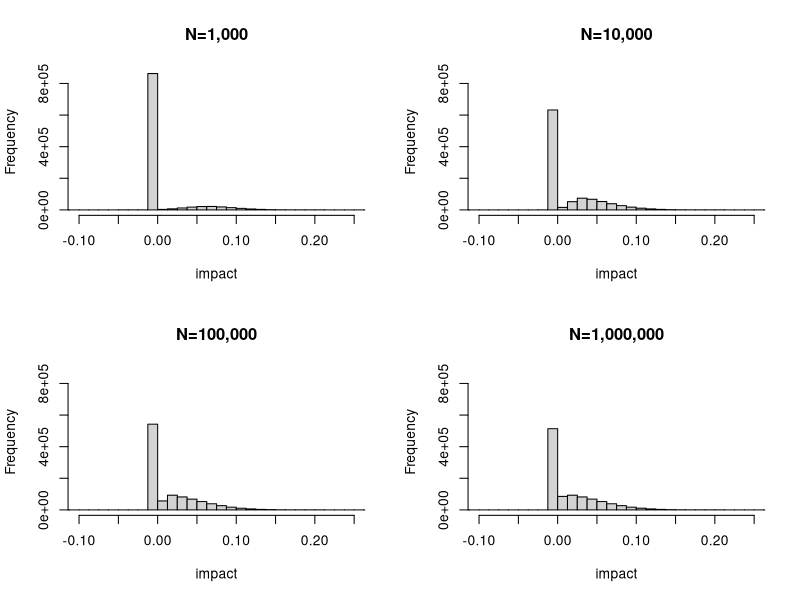
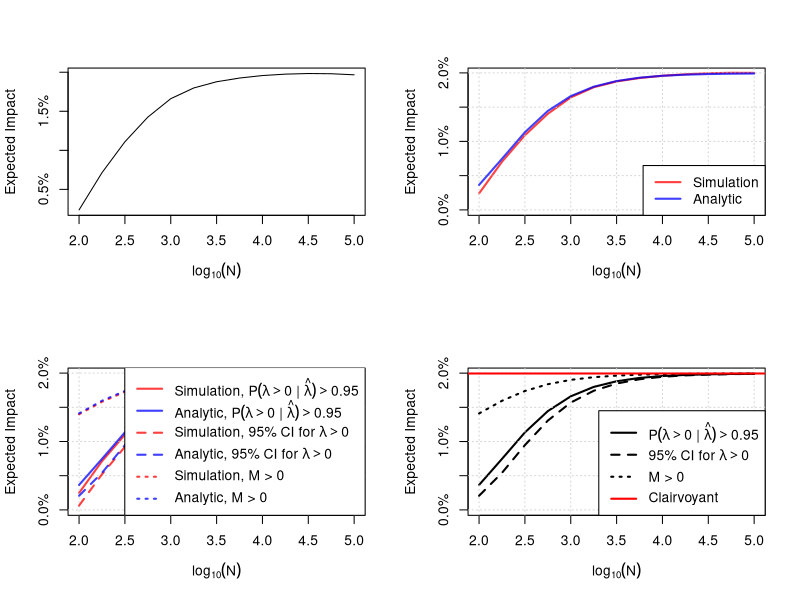

Write the R code that produced these figures, in order.
## ---- chunk 1

# =============================================================================
# Shared helpers
# =============================================================================

# Simulate data and compute posterior for a given n and prior
sim_posterior <- function(n, prior_mean = 0, prior_sd = 0.05,
                          control_mean = 2.0, prob_treatment = 0.5, nsims = 100000) {
  sigma <- 0.5
  se_c <- sigma / sqrt(n * (1 - prob_treatment))
  se_t <- sigma / sqrt(n * prob_treatment)

  true_lift <- rnorm(nsims, prior_mean, prior_sd)
  control   <- rnorm(nsims, control_mean, se_c)
  treatment <- rnorm(nsims, control_mean * (1 + true_lift), se_t)

  estimated_lift    <- (treatment / control) - 1
  estimated_lift_se <- sqrt(se_t^2 / control^2 + se_c^2 * treatment^2 / control^4)

  V <- 1 / (1 / estimated_lift_se^2 + 1 / prior_sd^2)
  M <- V * (estimated_lift / estimated_lift_se^2 + prior_mean / prior_sd^2)
  S <- sqrt(V)

  list(true_lift = true_lift, M = M, S = S)
}

# SE of lift via delta method (approximation at lambda ~ 0)
compute_se_lift <- function(n, control_mean = 2.0, prob_treatment = 0.5, sigma = 0.5) {
  se_c <- sigma / sqrt(n * (1 - prob_treatment))
  se_t <- sigma / sqrt(n * prob_treatment)
  sqrt((se_t^2 + se_c^2) / control_mean^2)
}

# Analytic expected impact given a critical hurdle lambda_crit
analytic_impact_from_crit <- function(lambda_crit, se_lift, prior_mean = 0, prior_sd = 0.05) {
  integrand <- function(delta) {
    prob_ship <- 1 - pnorm(lambda_crit, mean = delta, sd = se_lift)
    delta * prob_ship * dnorm(delta, prior_mean, prior_sd)
  }
  integrate(integrand, lower = -Inf, upper = Inf)$value
}

# Closed-form expected impact: bivariate normal truncation moment
# E[lambda * 1(lambda > S)] where lambda ~ N(prior_mean, prior_sd^2)
# and S is the threshold adjusted for measurement noise (se_lift)
closedform_impact_from_crit <- function(lambda_crit, se_lift, prior_mean = 0, prior_sd = 0.05) {
  tau <- sqrt(prior_sd^2 + se_lift^2)
  a   <- (prior_mean - lambda_crit) / tau
  prior_mean * pnorm(a) + (prior_sd^2 / tau) * dnorm(a)
}

# =============================================================================
# Decision Rule 1: Ship if P(lift > 0 | data) > cutoff
# =============================================================================

sim_decisions <- function(n = 5000, cutoff = 0.95, prior_mean = 0, prior_sd = 0.05,
                          control_mean = 2.0, prob_treatment = 0.5, nsims = 100000) {
  p <- sim_posterior(n, prior_mean, prior_sd, control_mean, prob_treatment, nsims)
  prob_positive <- pnorm(0, mean = p$M, sd = p$S, lower.tail = FALSE)
  mean(ifelse(prob_positive > cutoff, p$true_lift, 0))
}

analytic_decisions <- function(n = 5000, cutoff = 0.95, prior_mean = 0, prior_sd = 0.05,
                                control_mean = 2.0, prob_treatment = 0.5) {
  se_lift <- compute_se_lift(n, control_mean, prob_treatment)
  post_sd_inv <- sqrt(1 / prior_sd^2 + 1 / se_lift^2)
  lambda_crit <- qnorm(cutoff) * se_lift^2 * post_sd_inv
  analytic_impact_from_crit(lambda_crit, se_lift, prior_mean, prior_sd)
}

closedform_decisions <- function(n = 5000, cutoff = 0.95, prior_mean = 0, prior_sd = 0.05,
                                  control_mean = 2.0, prob_treatment = 0.5) {
  se_lift     <- compute_se_lift(n, control_mean, prob_treatment)
  post_sd_inv <- sqrt(1 / prior_sd^2 + 1 / se_lift^2)
  lambda_crit <- qnorm(cutoff) * se_lift^2 * post_sd_inv
  closedform_impact_from_crit(lambda_crit, se_lift, prior_mean, prior_sd)
}

# =============================================================================
# Decision Rule 2: Ship if lower 95% credible interval > 0
# =============================================================================

sim_decisions_ci <- function(n = 5000, ci_level = 0.95, prior_mean = 0, prior_sd = 0.05,
                              control_mean = 2.0, prob_treatment = 0.5, nsims = 100000) {
  p <- sim_posterior(n, prior_mean, prior_sd, control_mean, prob_treatment, nsims)
  lower_ci <- qnorm((1 - ci_level) / 2, mean = p$M, sd = p$S)
  mean(ifelse(lower_ci > 0, p$true_lift, 0))
}

analytic_decisions_ci <- function(n = 5000, ci_level = 0.95, prior_mean = 0, prior_sd = 0.05,
                                   control_mean = 2.0, prob_treatment = 0.5) {
  se_lift <- compute_se_lift(n, control_mean, prob_treatment)
  post_sd_inv <- sqrt(1 / prior_sd^2 + 1 / se_lift^2)
  lambda_crit <- qnorm((1 + ci_level) / 2) * se_lift^2 * post_sd_inv
  analytic_impact_from_crit(lambda_crit, se_lift, prior_mean, prior_sd)
}

closedform_decisions_ci <- function(n = 5000, ci_level = 0.95, prior_mean = 0, prior_sd = 0.05,
                                     control_mean = 2.0, prob_treatment = 0.5) {
  se_lift     <- compute_se_lift(n, control_mean, prob_treatment)
  post_sd_inv <- sqrt(1 / prior_sd^2 + 1 / se_lift^2)
  lambda_crit <- qnorm((1 + ci_level) / 2) * se_lift^2 * post_sd_inv
  closedform_impact_from_crit(lambda_crit, se_lift, prior_mean, prior_sd)
}

# =============================================================================
# Decision Rule 3: Ship if M > 0
# =============================================================================

sim_decisions_M <- function(n = 5000, prior_mean = 0, prior_sd = 0.05,
                             control_mean = 2.0, prob_treatment = 0.5, nsims = 100000) {
  p <- sim_posterior(n, prior_mean, prior_sd, control_mean, prob_treatment, nsims)
  mean(ifelse(p$M > 0, p$true_lift, 0))
}

analytic_decisions_M <- function(n = 5000, prior_mean = 0, prior_sd = 0.05,
                                  control_mean = 2.0, prob_treatment = 0.5) {
  se_lift <- compute_se_lift(n, control_mean, prob_treatment)
  lambda_crit <- -prior_mean * se_lift^2 / prior_sd^2
  analytic_impact_from_crit(lambda_crit, se_lift, prior_mean, prior_sd)
}

closedform_decisions_M <- function(n = 5000, prior_mean = 0, prior_sd = 0.05,
                                    control_mean = 2.0, prob_treatment = 0.5) {
  se_lift     <- compute_se_lift(n, control_mean, prob_treatment)
  lambda_crit <- -prior_mean * se_lift^2 / prior_sd^2
  closedform_impact_from_crit(lambda_crit, se_lift, prior_mean, prior_sd)
}

## ---- chunk 2
#| echo: false
#| fig-cap: "Distribution of shipped lifts under the probability to beat control decision rule ($c = 0.95$) for increasing sample sizes. Prior is $\\operatorname{Normal}(0, 0.05^2)$, $\\sigma = 0.5$, and equal allocation ($p = 0.5$). At small $N$, most simulations result in no-ship (the spike at 0). As $N$ grows, the posterior tightens and more true positives are shipped."

sigma <- 0.5
prob_treatment <- 0.5
prior_mean <- 0
prior_sd <- 0.05
control_mean <- 1
nsims <- 1e6
cutoff <- 0.95

brks <- seq(-0.2, 0.3, 0.0125)
sample_sizes <- c(1000, 10000, 100000, 1000000)

# First pass: compute all histograms to find shared y-axis
hists <- lapply(sample_sizes, function(n) {
  se_c <- sigma / sqrt(n * (1 - prob_treatment))
  se_t <- sigma / sqrt(n * prob_treatment)

  true_lift <- rnorm(nsims, prior_mean, prior_sd)
  control   <- rnorm(nsims, control_mean, se_c)
  treatment <- rnorm(nsims, control_mean * (1 + true_lift), se_t)

  estimated_lift    <- (treatment / control) - 1
  estimated_lift_se <- sqrt(se_t^2 / control^2 + se_c^2 * treatment^2 / control^4)

  V <- 1 / (1 / estimated_lift_se^2 + 1 / prior_sd^2)
  M <- V * (estimated_lift / estimated_lift_se^2 + prior_mean / prior_sd^2)
  S <- sqrt(V)

  prob_positive <- pnorm(0, mean = M, sd = S, lower.tail = FALSE)
  impact <- ifelse(prob_positive > cutoff, true_lift, 0)
  hist(impact, breaks = brks, plot = FALSE)
})

ymax <- max(sapply(hists, \(h) max(h$counts)))

# Second pass: plot with shared y-axis
par(mfrow = c(2, 2))
for (i in seq_along(sample_sizes)) {
  plot(hists[[i]], xlim = c(-0.1, 0.25), ylim = c(0, ymax),
       main = stringr::str_c("N=", scales::comma(sample_sizes[i])),
       xlab = "impact", ylab = "Frequency")
}
## ---- chunk 3
#| fig-cap: "Average impact to the product as a function of sample size under the probability to beat control rule ($c = 0.95$). The curve flattens as $N$ grows, reflecting diminishing returns from longer experiments. The loess-smoothed curve is based on 100,000 simulations at each sample size."
lns <- seq(2, 5, 0.25)
ns <- 10^lns
sim_prob <- sapply(ns, \(x) sim_decisions(n = x))
smoothed_sim_prob <- loess(sim_prob ~ lns)

plot(lns, predict(smoothed_sim_prob), yaxt='n', xlab=expression(log[10](N)), ylab='Expected Impact', type='l')
axis(2, at = axTicks(2), labels = scales::percent(axTicks(2)))
## ---- chunk 4
#| fig-cap: "Simulated vs analytic expected impact for the probability to beat control rule ($c = 0.95$). The close agreement confirms the analytic solution is a good approximation, at least under the proposed parameters. Prior is $\\operatorname{Normal}(0, 0.05^2)$, $\\sigma = 0.5$, and equal allocation ($p = 0.5$)."
lns <- seq(2, 5, 0.25)
ns <- 10^lns

sim_prob      <- sapply(ns, \(x) sim_decisions(n = x))
analytic_prob <- sapply(ns, \(x) analytic_decisions(n = x))
f_prob <- loess(sim_prob ~ lns)

col_sim <- rgb(1, 0, 0, 0.75)
col_ana <- rgb(0, 0, 1, 0.75)

plot(lns, predict(f_prob), type = 'l', col = col_sim, lwd = 2,
     xlab = expression(log[10](N)), ylab = 'Expected Impact', yaxt = 'n',
     ylim = range(0, analytic_prob))
axis(2, at = axTicks(2), labels = scales::percent(axTicks(2)))
grid()
lines(lns, analytic_prob, col = col_ana, lwd = 2)
legend('bottomright',
       legend = c('Simulation', 'Analytic'),
       col = c(col_sim, col_ana), lwd = 2)
## ---- chunk 5
#| fig-cap: "Simulated (red) and analytic (blue) expected impact curves for three decision rules: probability to beat control (solid, $c = 0.95$), 95% credible interval excluding zero (dashed), and M > 0 (dotted, ship if posterior mean is positive). The M > 0 rule is the most permissive, shipping more often and yielding higher average impact at each sample size."
lns <- seq(2, 5, 0.25)
ns <- 10^lns

# Compute all 6 expected impact curves
sim_prob      <- sapply(ns, \(x) sim_decisions(n = x))
analytic_prob <- sapply(ns, \(x) analytic_decisions(n = x))
sim_ci        <- sapply(ns, \(x) sim_decisions_ci(n = x))
analytic_ci   <- sapply(ns, \(x) analytic_decisions_ci(n = x))
sim_M         <- sapply(ns, \(x) sim_decisions_M(n = x))
analytic_M    <- sapply(ns, \(x) analytic_decisions_M(n = x))

# Smooth simulation curves
f_prob <- loess(sim_prob ~ lns)
f_ci   <- loess(sim_ci ~ lns)
f_M    <- loess(sim_M ~ lns)

# Colors: red = simulation, blue = analytic
# Linetype: solid = P(lift>0) rule, dashed = CI rule, dotted = M > 0
col_sim <- rgb(1, 0, 0, 0.75)
col_ana <- rgb(0, 0, 1, 0.75)

ylim <- range(0, analytic_prob, analytic_ci, analytic_M)

plot(lns, predict(f_prob), type = 'l', col = col_sim, lwd = 2, lty = 1,
     xlab = expression(log[10](N)), ylab = 'Expected Impact', yaxt = 'n', ylim = ylim)
axis(2, at = axTicks(2), labels = scales::percent(axTicks(2)))
grid()
lines(lns, analytic_prob, col = col_ana, lwd = 2, lty = 1)
lines(lns, predict(f_ci),  col = col_sim, lwd = 2, lty = 2)
lines(lns, analytic_ci,    col = col_ana, lwd = 2, lty = 2)
lines(lns, predict(f_M),   col = col_sim, lwd = 2, lty = 3)
lines(lns, analytic_M,     col = col_ana, lwd = 2, lty = 3)
legend('bottomright',
       legend = c(expression("Simulation, " * P(lambda > 0 ~ "|" ~ hat(lambda)) > 0.95),
                  expression("Analytic, " * P(lambda > 0 ~ "|" ~ hat(lambda)) > 0.95),
                  expression("Simulation, 95% CI for " * lambda > 0),
                  expression("Analytic, 95% CI for " * lambda > 0),
                  expression("Simulation, M > 0"),
                  expression("Analytic, M > 0")),
       col = c(col_sim, col_ana, col_sim, col_ana, col_sim, col_ana),
       lty = c(1, 1, 2, 2, 3, 3), lwd = 2)
## ---- chunk 6
#| fig-cap: "Closed-form expected impact curves for all three decision rules: probability to beat control ($c = 0.95$, solid), 95% credible interval excluding zero (dashed), and M > 0 (dotted). The red horizontal line is the Clairvoyant distribution expectation — the upper bound achieved with perfect information."
lns <- seq(2, 5, 0.25)
ns  <- 10^lns

closed_prob <- sapply(ns, \(x) closedform_decisions(n = x))
closed_ci   <- sapply(ns, \(x) closedform_decisions_ci(n = x))
closed_M    <- sapply(ns, \(x) closedform_decisions_M(n = x))

# Clairvoyant limit: se_lift -> 0, threshold -> 0, so E[lambda * 1(lambda > 0)]
clairvoyant <- closedform_impact_from_crit(lambda_crit = 0, se_lift = 0)

ylim <- range(0, closed_prob, closed_ci, closed_M, clairvoyant)

plot(lns, closed_prob, type = 'l', lwd = 2, lty = 1,
     xlab = expression(log[10](N)), ylab = 'Expected Impact', yaxt = 'n', ylim = ylim)
axis(2, at = axTicks(2), labels = scales::percent(axTicks(2)))
grid()
lines(lns, closed_ci, lwd = 2, lty = 2)
lines(lns, closed_M,  lwd = 2, lty = 3)
abline(h = clairvoyant, col = 'red', lwd = 2)
legend('bottomright',
       legend = c(
         expression(P(lambda > 0 ~ "|" ~ hat(lambda)) > 0.95),
         expression("95% CI for " * lambda > 0),
         expression("M > 0"),
         "Clairvoyant"
       ),
       col = c('black', 'black', 'black', 'red'),
       lty = c(1, 2, 3, 1), lwd = 2)
